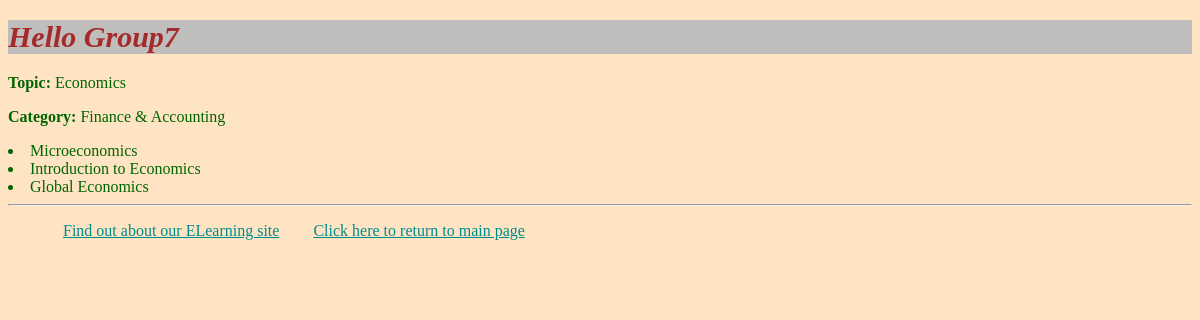
/myapp/3/, run on the app's committed database.
### myapp/models.py (models this page shows, shortened)
class Topic(models.Model):
    name = models.CharField(max_length=200, null=True)
    category = models.CharField(max_length=200, null=True)

class Course(models.Model):
    topic = models.ForeignKey(Topic, related_name='courses', on_delete=models.CASCADE)
    name = models.CharField(max_length=200)
    interested = models.PositiveIntegerField(default=0)
    stages = models.PositiveIntegerField(default=3)
    price = models.DecimalField(max_digits=10, decimal_places=2)
    for_everyone = models.BooleanField(default=True)
    description = models.TextField(max_length=300, null=True, blank=True)
    def __str__(self):
        return self.name

### myapp/views.py (the view)
# urls.py: path(r'<int:top_no>/', views.detail, name='detail'),
def detail(request, top_no):
    response = HttpResponse()
    topics = Topic.objects.filter(id=top_no).values()
    if not topics:
        response.write(get_object_or_404(topics))
        return response
    courses = Course.objects.filter(topic=top_no)
    return render(request, 'myapp/detail.html',
                  {'topic_name': topics[0].get('category'), 'name': topics[0].get('name'), 'courses': courses})

### myapp/templates/myapp/detail.html (shortened to what this page needs)
{% extends 'myapp/base.html' %}
{% block body_block %}
    <p><b>Topic:</b> {{ name }} </p>
    <p><b>Category:</b> {{ topic_name }}</p>
    {% if courses %}
    {% for course in courses %}
        <li> {{course}} </li>
    {% endfor %}
    {% else %}
        <p> No Course found for this topic </p>
    {% endif %}
{% endblock %}

### myapp/static/style.css (style rules this page uses)
body { background-color: bisque; color: darkgreen; }

### data on the page
Topic: name "Economics", category "Finance & Accounting"
Course: name "Microeconomics"
Course: name "Introduction to Economics"
Course: name "Global Economics"
